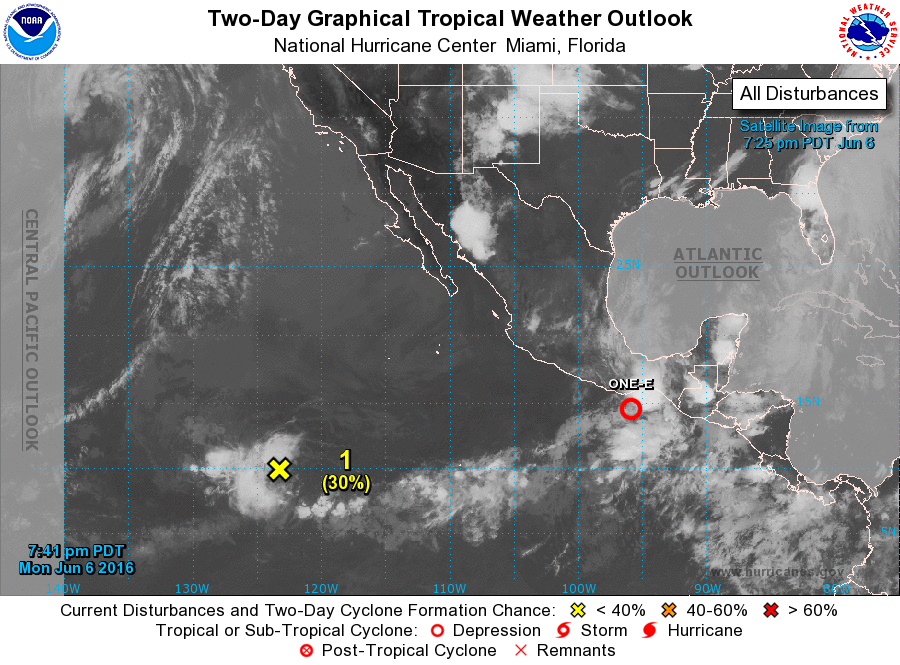
#> input picture 2023/Reconocimiento de imágenes de personas y objetos/Tema 1/2 Transformaciones-20230629/clima1.png, 900 x 665 px
$ python a2-6segmenta.py
#> lines starting #> are read from the running program, lines starting #| are printed output that depends on the picture; after the words box and inside, x2 and y2 are one past the last pixel; in counts of white or black regions, pixels touching at a corner belong together
import numpy as np
import pandas as pd
import cv2 as cv
from google.colab.patches import cv2_imshow # DESPLIEGUE DE IMAGENES
from skimage import io
from PIL import Image
import matplotlib.pylab as plt

imagen = io.imread('clima1.png')
#> imagen is the input picture: shape (665, 900, 3); mean R, G, B 133.5, 134.3, 134.8
imagenRGB = cv.cvtColor(imagen, cv.COLOR_BGR2RGB)
print('Imagen original\nAncho: ',imagenRGB.shape[1])
#| Imagen original
#| Ancho:  900
print('Altura: ',imagenRGB.shape[0])
#| Altura:  665
print('Canales: ',imagenRGB.shape[2])
#| Canales:  3
print('\n')

gris = cv.cvtColor(imagen, cv.COLOR_BGR2GRAY)
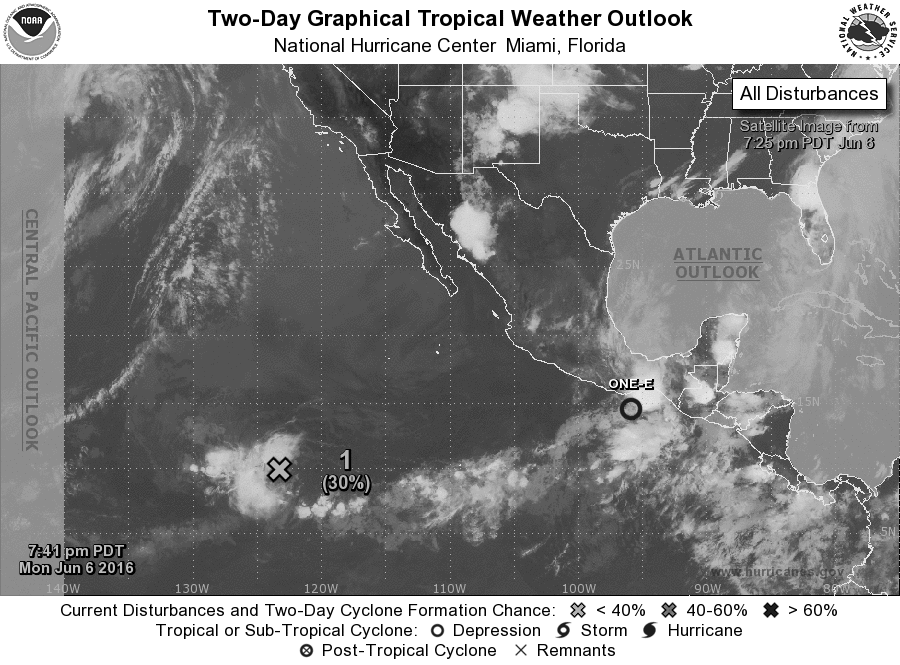
#> gris: shape (665, 900); min 0, max 255, mean 134.3
plt.hist(gris.ravel(),bins = 256, range = [0, 256])
plt.show()

#ret, binaria = cv.threshold(gris, 200, 255, cv.THRESH_BINARY)
ret, binaria = cv.threshold(gris, 150, 200, cv.THRESH_BINARY)
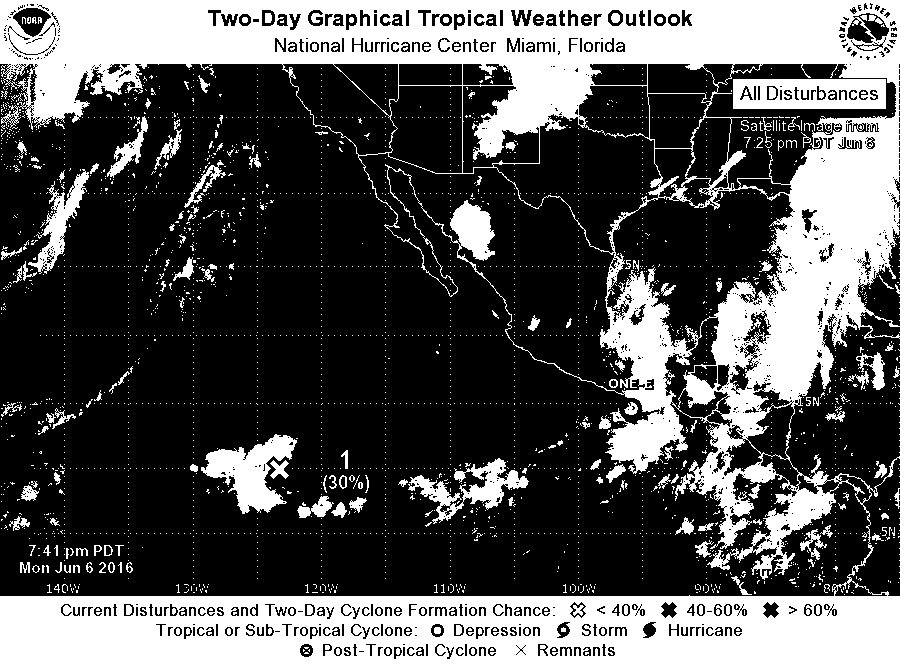
#> binaria: shape (665, 900); values 0 (black) and 200 (white), 33% white; 2882 white regions (2687 under 20 px), largest, box (x1, y1, x2, y2) and area: (0, 0, 900, 665) 169561, (733, 79, 886, 109) 3805, (201, 434, 297, 514) 3539

# DESPLIEGUE DE AMBAS IMAGENES
figura = plt.figure(figsize=(14, 8))
figura.add_subplot(1, 2, 1)
plt.imshow(imagenRGB)
plt.axis('off')
plt.title("Original")

figura.add_subplot(1, 2, 2)
#> (the run stopped early here; a loop or call above may not have finished)

$ run again, with 2023/Reconocimiento de imágenes de personas y objetos/Tema 1/2 Transformaciones-20230629/clima2.png copied over 2023/Reconocimiento de imágenes de personas y objetos/Tema 1/2 Transformaciones-20230629/clima1.png
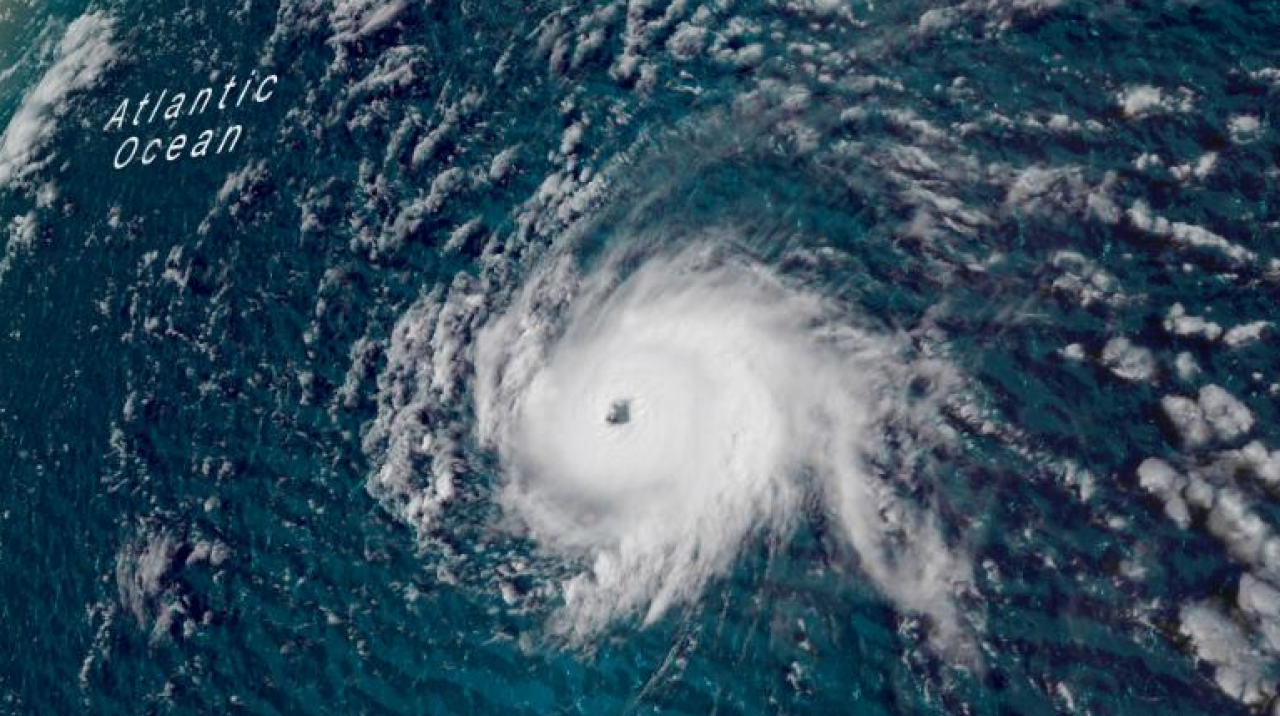
#> input picture 2023/Reconocimiento de imágenes de personas y objetos/Tema 1/2 Transformaciones-20230629/clima2.png, 1280 x 716 px
#> imagen is the input picture: shape (716, 1280, 4); mean R, G, B, A 57.3, 80.4, 96.2, 255
#| Imagen original
#| Ancho:  1280
#| Altura:  716
#| Canales:  3
#> `gris = cv.cvtColor(imagen, cv.COLOR_BGR2GRAY)`:
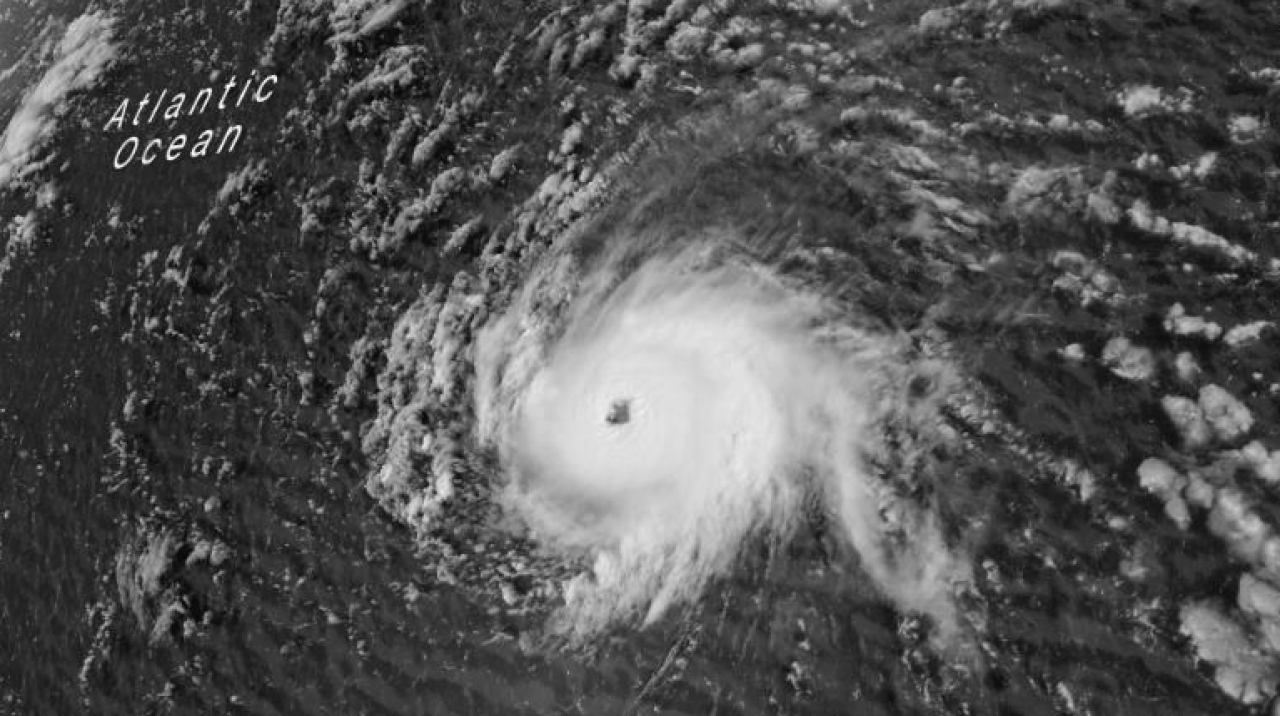
#> gris: shape (716, 1280); min 5, max 253, mean 82.5
#> `ret, binaria = cv.threshold(gris, 150, 200, cv.THRESH_BINARY)`:
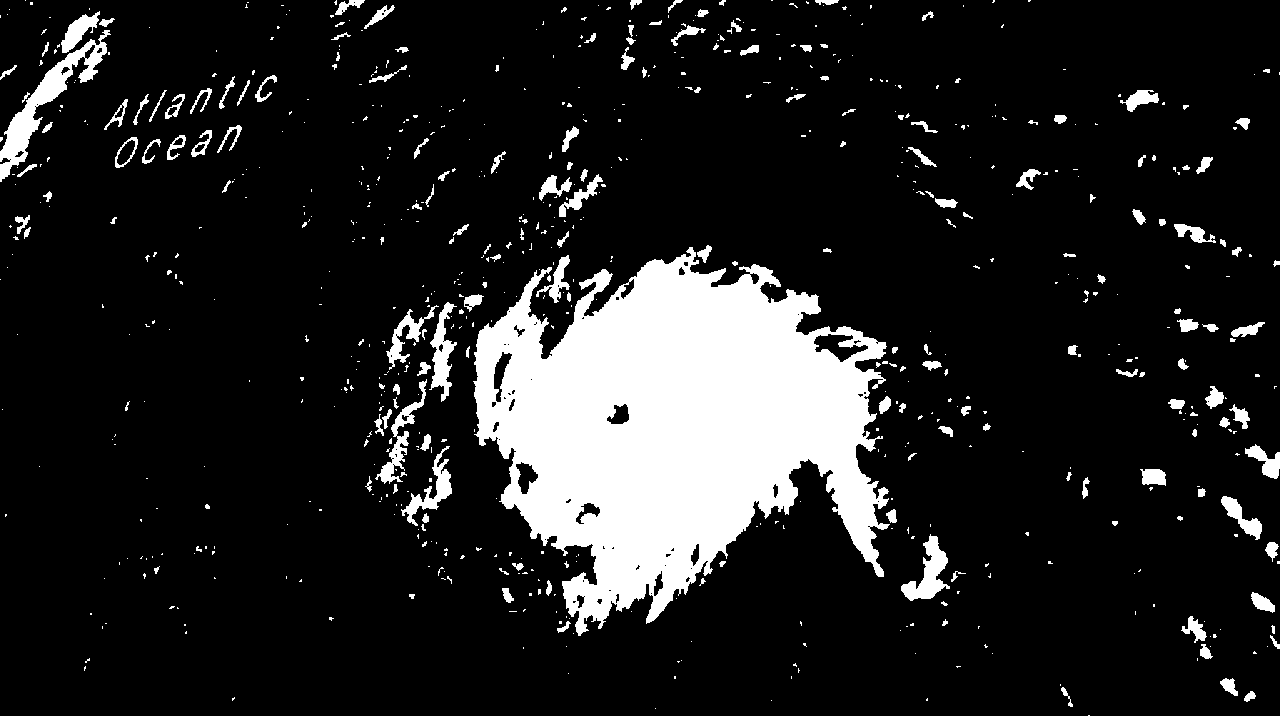
#> binaria: shape (716, 1280); values 0 (black) and 200 (white), 13.4% white; 734 white regions (553 under 20 px), largest, box (x1, y1, x2, y2) and area: (473, 247, 890, 636) 94296, (0, 30, 111, 182) 3317, (901, 534, 950, 601) 1365

$ run again, with 2023/Reconocimiento de imágenes de personas y objetos/Tema 1/2 Transformaciones-20230629/mezcla.png copied over 2023/Reconocimiento de imágenes de personas y objetos/Tema 1/2 Transformaciones-20230629/clima1.png
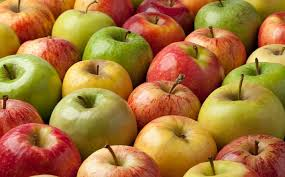
#> input picture 2023/Reconocimiento de imágenes de personas y objetos/Tema 1/2 Transformaciones-20230629/mezcla.png, 285 x 177 px
#> imagen is the input picture: shape (177, 285, 3); mean R, G, B 167.1, 116.8, 57.9
#| Imagen original
#| Ancho:  285
#| Altura:  177
#| Canales:  3
#> `gris = cv.cvtColor(imagen, cv.COLOR_BGR2GRAY)`:
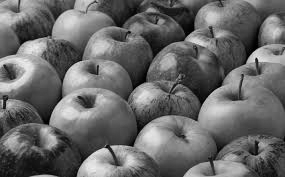
#> gris: shape (177, 285); min 0, max 240, mean 104.9
#> `ret, binaria = cv.threshold(gris, 150, 200, cv.THRESH_BINARY)`:
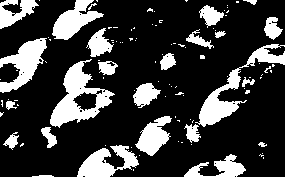
#> binaria: shape (177, 285); values 0 (black) and 200 (white), 22.9% white; 105 white regions (80 under 20 px), largest, box (x1, y1, x2, y2) and area: (50, 59, 115, 128) 1739, (195, 44, 285, 127) 1528, (0, 38, 47, 93) 1211
